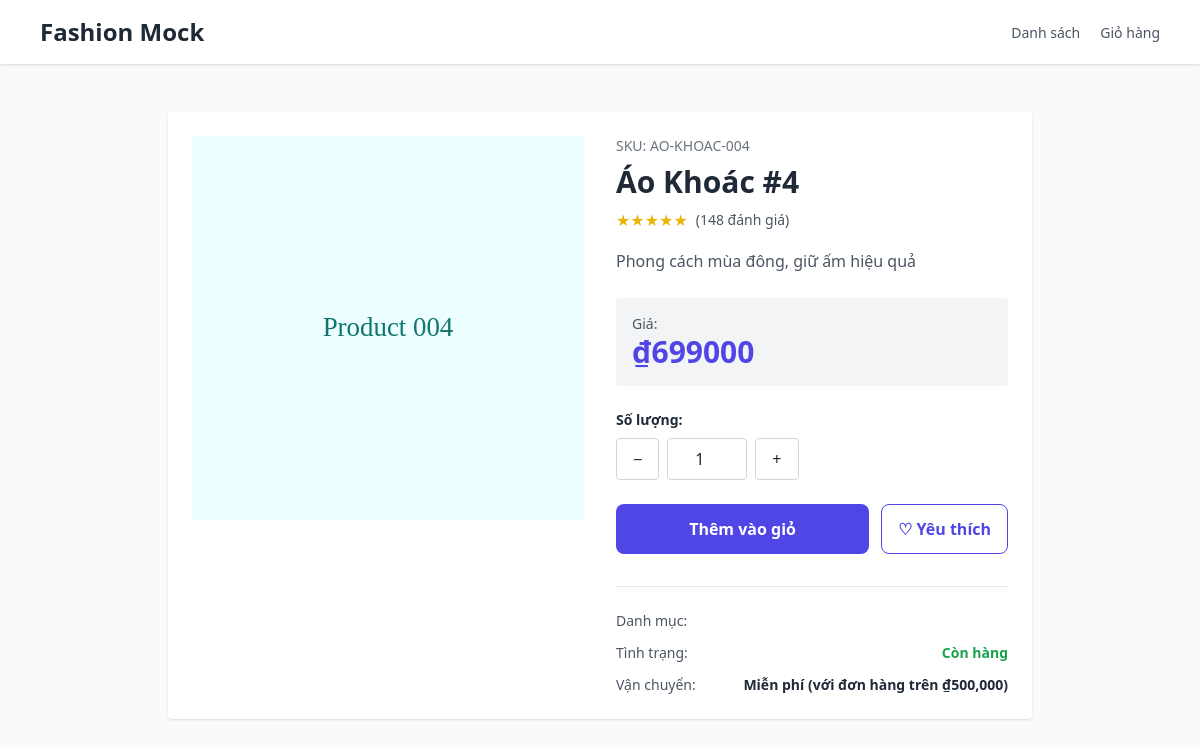
Screenshot of /product/4/ with the database file from the repository.
### products/models.py (models this page shows, shortened)
class Product(models.Model):
    sku = models.CharField(max_length=50, blank=True)
    title = models.CharField(max_length=200)
    description = models.TextField(blank=True)
    price = models.IntegerField(default=0)
    image = models.CharField(max_length=500, blank=True)
    category = models.ForeignKey(Category, on_delete=models.SET_NULL, null=True, blank=True)
    created_at = models.DateTimeField(auto_now_add=True)

### shop/views.py (the view)
# urls.py: path('product/<int:product_id>/', views.product_detail_page, name='shop-product-detail'),
def product_detail_page(request, product_id):
    product = get_object_or_404(Product, id=product_id)
    categories = Category.objects.all()
    context = {
        'product': product,
        'categories': categories,
    }
    return render(request, 'product-detail.html', context)

### templates/product-detail.html (shortened to what this page needs)
{% load static %}
<!doctype html>
<html lang="vi">
<head>
  <script src="https://cdn.tailwindcss.com"></script>
</head>
<body class="bg-gray-50 text-gray-800">
  <header class="bg-white shadow">
    <div class="max-w-6xl mx-auto px-4 py-4 flex justify-between items-center">
      <a href="{% url 'shop-index' %}" class="text-2xl font-bold">Fashion Mock</a>
      <nav class="space-x-4">
        <a href="{% url 'shop-products' %}" class="text-sm text-gray-600 hover:text-gray-900">Danh sách</a>
        <a href="{% url 'shop-cart' %}" class="text-sm text-gray-600 hover:text-gray-900">Giỏ hàng</a>
      </nav>
    </div>
  </header>
  <main class="max-w-4xl mx-auto px-4 py-12">
    <div class="grid grid-cols-1 md:grid-cols-2 gap-8 bg-white p-6 rounded shadow">
      <div>
        <img id="pd-image" src="{{ product.image }}" alt="{{ product.title }}" class="w-full h-96 object-cover rounded" />
      </div>
      <div>
        <div class="mb-2 text-sm text-gray-500">SKU: {{ product.sku }}</div>
        <h1 id="pd-title" class="text-3xl font-bold">{{ product.title }}</h1>
        <div class="flex items-center mt-2 gap-2">
          <span class="text-yellow-500">★★★★★</span>
          <span class="text-sm text-gray-600">(148 đánh giá)</span>
        </div>
        <p id="pd-desc" class="text-gray-600 mt-4 leading-relaxed">{{ product.description }}</p>
        <div class="mt-6 p-4 bg-gray-100 rounded">
          <div class="text-sm text-gray-600">Giá:</div>
          <div class="text-3xl font-extrabold text-indigo-600">₫{{ product.price|floatformat:0 }}</div>
        </div>
        <div class="mt-6">
          <label class="block text-sm font-semibold mb-2">Số lượng:</label>
          <div class="flex items-center gap-2">
            <button class="px-4 py-2 border border-gray-300 rounded hover:bg-gray-100" onclick="decreaseQty()">−</button>
            <input id="pd-qty" type="number" value="1" min="1" max="99" class="w-20 p-2 text-center border border-gray-300 rounded" />
            <button class="px-4 py-2 border border-gray-300 rounded hover:bg-gray-100" onclick="increaseQty()">+</button>
          </div>
        </div>
        <div class="mt-6 flex gap-3">
          <button id="addToCartBtn" class="flex-1 px-4 py-3 bg-indigo-600 text-white rounded-lg font-semibold hover:bg-indigo-700 transition">Thêm vào giỏ</button>
          <button class="px-4 py-3 border border-indigo-600 text-indigo-600 rounded-lg font-semibold hover:bg-indigo-50 transition">♡ Yêu thích</button>
        </div>
        <div class="mt-8 pt-6 border-t space-y-3 text-sm">
          <div class="flex justify-between">
            <span class="text-gray-600">Danh mục:</span>
          </div>
          <div class="flex justify-between">
            <span class="text-gray-600">Tình trạng:</span>
            <span class="font-semibold text-green-600">Còn hàng</span>
          </div>
          <div class="flex justify-between">
            <span class="text-gray-600">Vận chuyển:</span>
            <span class="font-semibold">Miễn phí (với đơn hàng trên ₫500,000)</span>
          </div>
        </div>
      </div>
    </div>
  </main>
</body>
</html>

### rows the page displays
Product: image (picture), sku "AO-KHOAC-004", title "Áo Khoác #4", description "Phong cách mùa đông, giữ ấm hiệu quả", price "699000"
